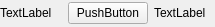
<?xml version="1.0" encoding="UTF-8"?>
<ui version="4.0">
 <class>StatusMouseWidget</class>
 <widget class="QWidget" name="StatusMouseWidget">
  <property name="geometry">
   <rect>
    <x>0</x>
    <y>0</y>
    <width>215</width>
    <height>27</height>
   </rect>
  </property>
  <property name="windowTitle">
   <string>Form</string>
  </property>
  <layout class="QGridLayout" name="gridLayout">
   <property name="leftMargin">
    <number>0</number>
   </property>
   <property name="topMargin">
    <number>0</number>
   </property>
   <property name="rightMargin">
    <number>0</number>
   </property>
   <property name="bottomMargin">
    <number>0</number>
   </property>
   <item row="0" column="0">
    <widget class="QLabel" name="mouseLabel">
     <property name="text">
      <string>TextLabel</string>
     </property>
    </widget>
   </item>
   <item row="0" column="1">
    <widget class="ColourSwatch" name="colourSwatch">
     <property name="text">
      <string>PushButton</string>
     </property>
    </widget>
   </item>
   <item row="0" column="2">
    <widget class="QLabel" name="colourLabel">
     <property name="text">
      <string>TextLabel</string>
     </property>
    </widget>
   </item>
  </layout>
 </widget>
 <customwidgets>
  <customwidget>
   <class>ColourSwatch</class>
   <extends>QPushButton</extends>
   <header>colourswatch.h</header>
  </customwidget>
 </customwidgets>
 <resources/>
 <connections/>
</ui>
